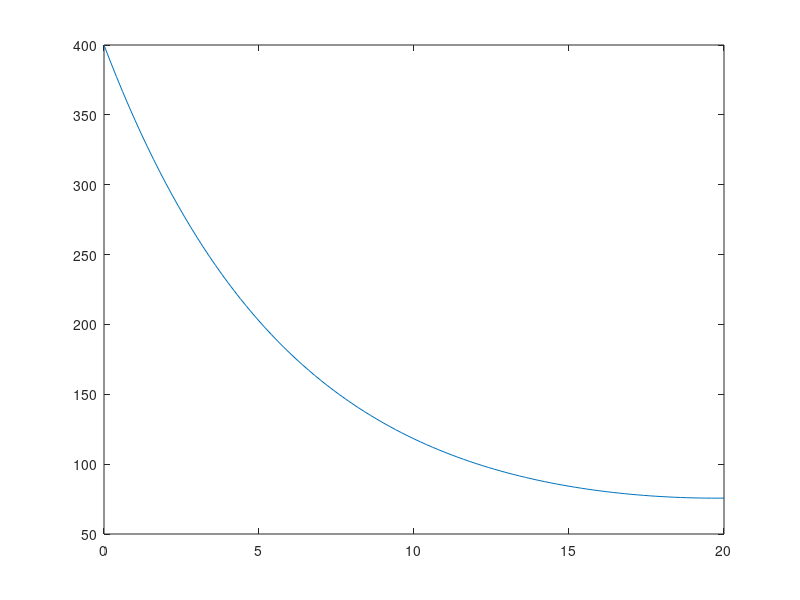

This figure's MATLAB source:
function tugas7
%Tugas 7
clear all;clc
%Data
k=0.1;
h=0.0007;
D=1;
Ts=400;
Tu=50;
L=20;
N=101;
eps=0.001;
tol=0.00001;
% Boundaary Condition
% x=0 T=Ts
% x=L dT/dX |x=L = -h/k * (T|x=L - Tu)
%Initial Condition
% Trial dT/dX |x=0
x(1)=0;
T(1)=Ts;

%Persamaan Diferensial
%d^2T/dx^2 - 4h/kD ( T - Tu ) =0
% pemisalan
%dT/dx = Z ,sehingga dZ/dz=d^2T/dx^2  PD menjadi :
%dZ/dx = 4h/kD ( T - Tu )          (1)
%dT/dx = Z                         (2)

% PD (1) dan (2) diselesaikan secara simultan
% Runge Kutta
Zold=0;
er=100;
stepX=(L-0)/(N-1);
while er>tol
    for i=1:N
        Z(1)=runge(Zold);
        x(i+1)=x(i)+stepX;
        %Mencari k1,k2,k3,k4 untuk mencari rata2 slope
        k1h=frk(x(i)        ,Z(i)            ,T(i)            );
        k2h=frk(x(i)+stepX/2,Z(i)+stepX/2*k1h(1),T(i)+stepX/2*k1h(2));
        k3h=frk(x(i)+stepX/2,Z(i)+stepX/2*k2h(1),T(i)+stepX/2*k2h(2));
        k4h=frk(x(i)+stepX  ,Z(i)+stepX  *k3h(1),T(i)+stepX  *k3h(2));
        %Mencari nilai Z dan T step berikutnya
        Z(i+1)=Z(i)+1/6*(k1h(1)+2*k2h(1)+2*k3h(1)+k4h(1))*stepX;
        T(i+1)=T(i)+1/6*(k1h(2)+2*k2h(2)+2*k3h(2)+k4h(2))*stepX;
        b1(i)=Z(i)-h/k*(T(i)-Tu);
        xfinal(i)=x(i);
        Tfinal(i)=T(i);
    end
    for i=1:N
        Z(1)=runge(Zold+eps);
        x(i+1)=x(i)+stepX;
        %Mencari k1,k2,k3,k4 untuk mencari rata2 slope
        k1h=frk(x(i)        ,Z(i)            ,T(i)            );
        k2h=frk(x(i)+stepX/2,Z(i)+stepX/2*k1h(1),T(i)+stepX/2*k1h(2));
        k3h=frk(x(i)+stepX/2,Z(i)+stepX/2*k2h(1),T(i)+stepX/2*k2h(2));
        k4h=frk(x(i)+stepX  ,Z(i)+stepX  *k3h(1),T(i)+stepX  *k3h(2));
        %Mencari nilai Z dan T step berikutnya
        Z(i+1)=Z(i)+1/6*(k1h(1)+2*k2h(1)+2*k3h(1)+k4h(1))*stepX;
        T(i+1)=T(i)+1/6*(k1h(2)+2*k2h(2)+2*k3h(2)+k4h(2))*stepX;
        bplus(i)=Z(i)-h/k*(T(i)-Tu);
    end
    c=bplus(N);
    a=b1(N);
    df=(bplus(N)-b1(N))/eps;
    Znew=Zold-b1(N)/df;
    er=abs((Zold-Znew)/Znew)*100;
    Zold=Znew;
end

fprintf('Distribusi Suhu terhadap Jarak(x) Sepanjang Rod\n')
fprintf('Jarak(cm) \t\t Suhu Rod (K)\n')
fprintf('%5.2f \t\t\t %5.4f\n',[xfinal(1:10:101); Tfinal(1:10:101)])
plot(xfinal,Tfinal)

%Mencari heat lost
for j=1:N
    ql(j)=Tfinal(j)-Tu;
end
for l=2:N-1
    if (-1)^l>0
        ql(l)=4*ql(l);
    else
        ql(l)=2*ql(l);
    end
end
dz=(L-0)/(N-1);
q=(pi*D*h*dz/3*sum(ql))+(pi/4*D^2*h*(Tfinal(N)-Tu));
qideal=((pi*D*L)+(pi/4*D^2))*h*(Ts-Tu);
%Efisiensi Fin
ef=q/qideal*100;

%menulis hasil kalor hilang dan efisiensi fin
fprintf('\n')
fprintf('Kalor hilang pada Fin %5.4f cal/det \n',[q])
fprintf('Kalor hilang pada Fin (kondisi ideal) %5.4f cal/det \n',[qideal])
fprintf('Efisiensi Fin %4.2f persen \n',[ef])
fprintf('\n')

%daftar fungsi
    function y=frk(x,Z,T)
    dZdX=+4*h/(k*D) * ( T - Tu );
    dTdX=Z;
    y=[dZdX; dTdX];
    end
    function g=runge(A)
    g=A;
    end
    
end

